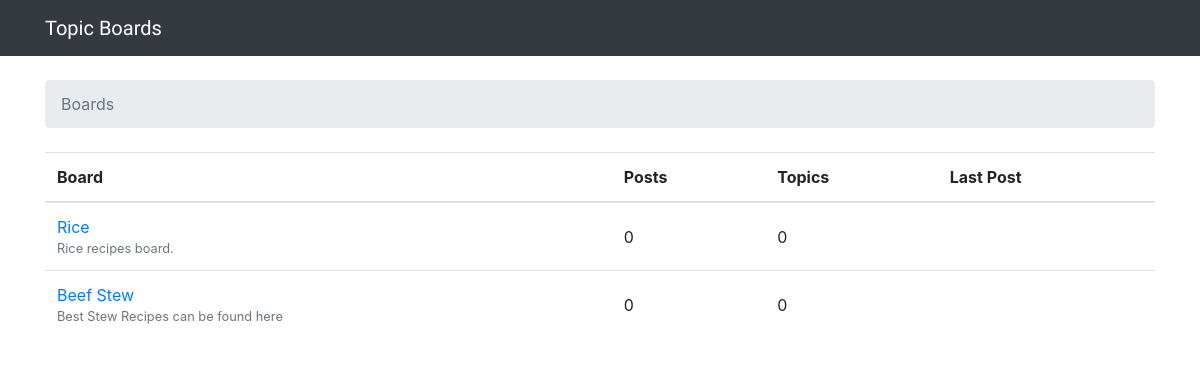
The app's page /, older data.
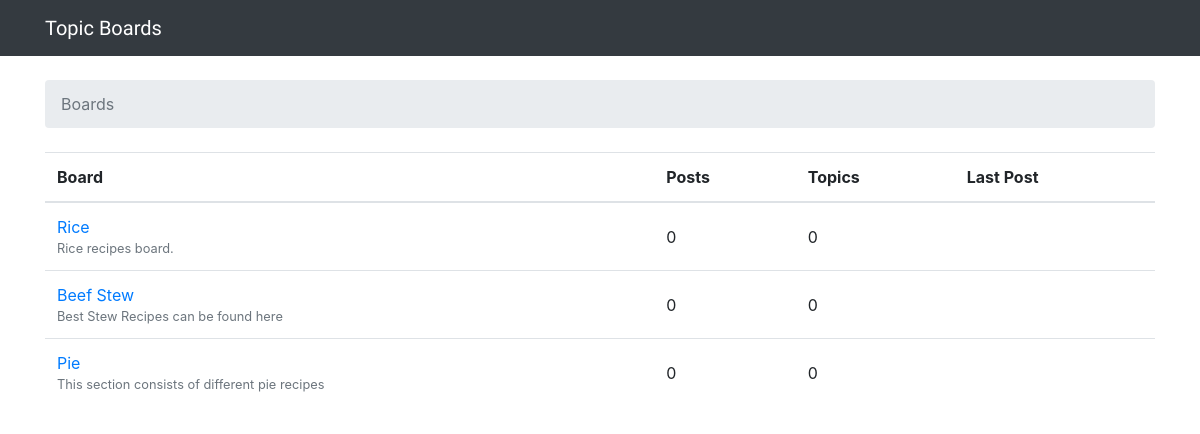
The same page, newer data.
### boards/models.py (models this page shows, shortened)
class Board(models.Model):
    name = models.CharField(max_length=30, unique=True)
    description = models.CharField(max_length=100)

### boards/views.py (the view)
# urls.py: 2. Add a URL to urlpatterns:  path('', views.home, name='home')
def home(request):
    boards = Board.objects.all()
    return render(request, 'home.html', {'boards': boards})

### templates/home.html
{% extends 'base.html' %}
{% block breadcrumb %}
  <li class="breadcrumb-item active">Boards</li>
{% endblock %}
{% block content %}
  <table class="table">
    <thead class="thead-inverse">
      <tr>
        <th>Board</th>
        <th>Posts</th>
        <th>Topics</th>
        <th>Last Post</th>
      </tr>
    </thead>
    <tbody>
      {% for board in boards %}
        <tr>
          <td>
            <a href="{% url 'board_topics' board.pk %}">{{ board.name }}</a>
            <small class="text-muted d-block">{{ board.description }}</small>
          </td>
          <td class="align-middle">0</td>
          <td class="align-middle">0</td>
          <td></td>
        </tr>
      {% endfor %}
    </tbody>
  </table>
{% endblock %}

Row changes from the older to the newer data that the page shows:
added Board: name "Pie", description "This section consists of different pie recipes"
